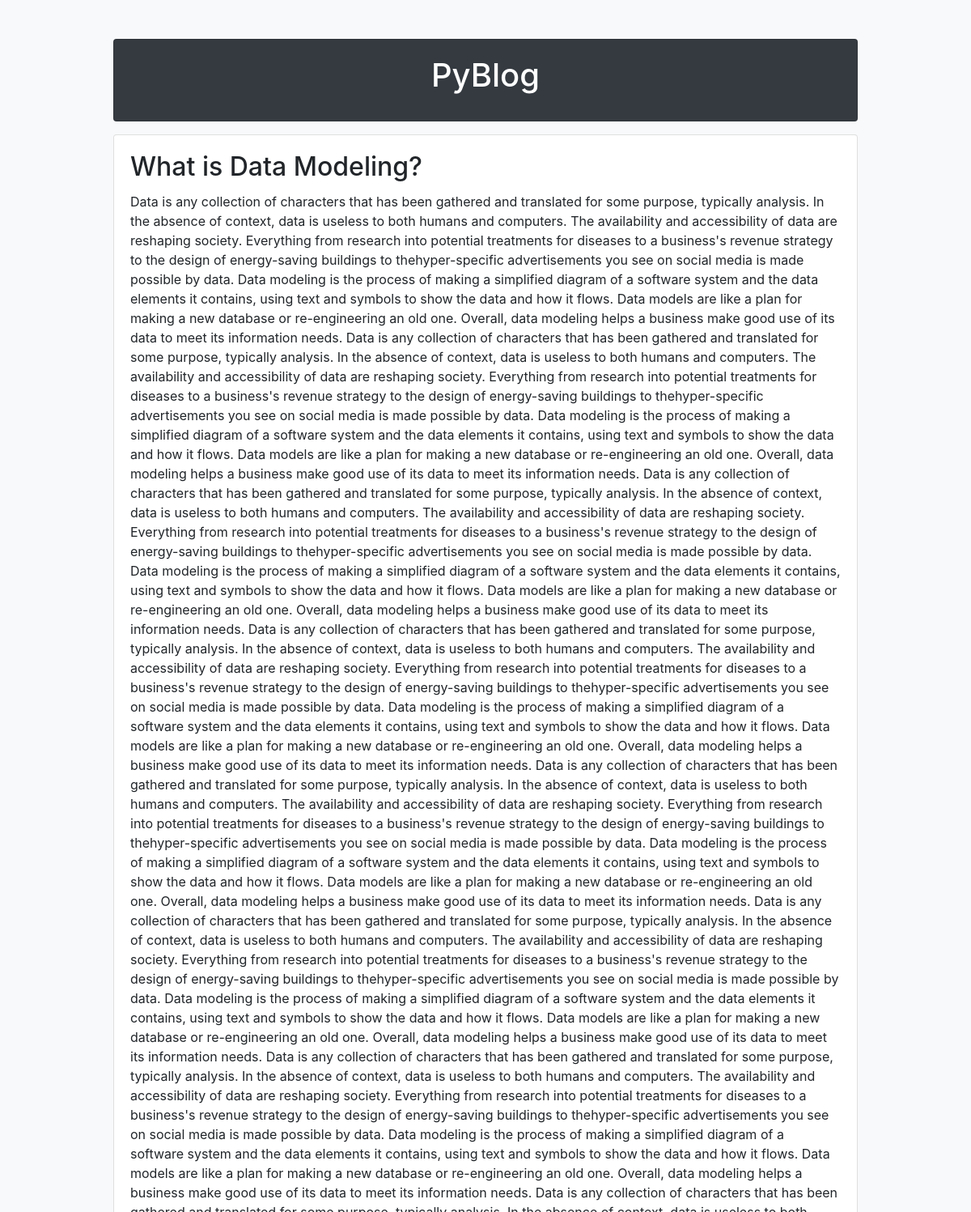
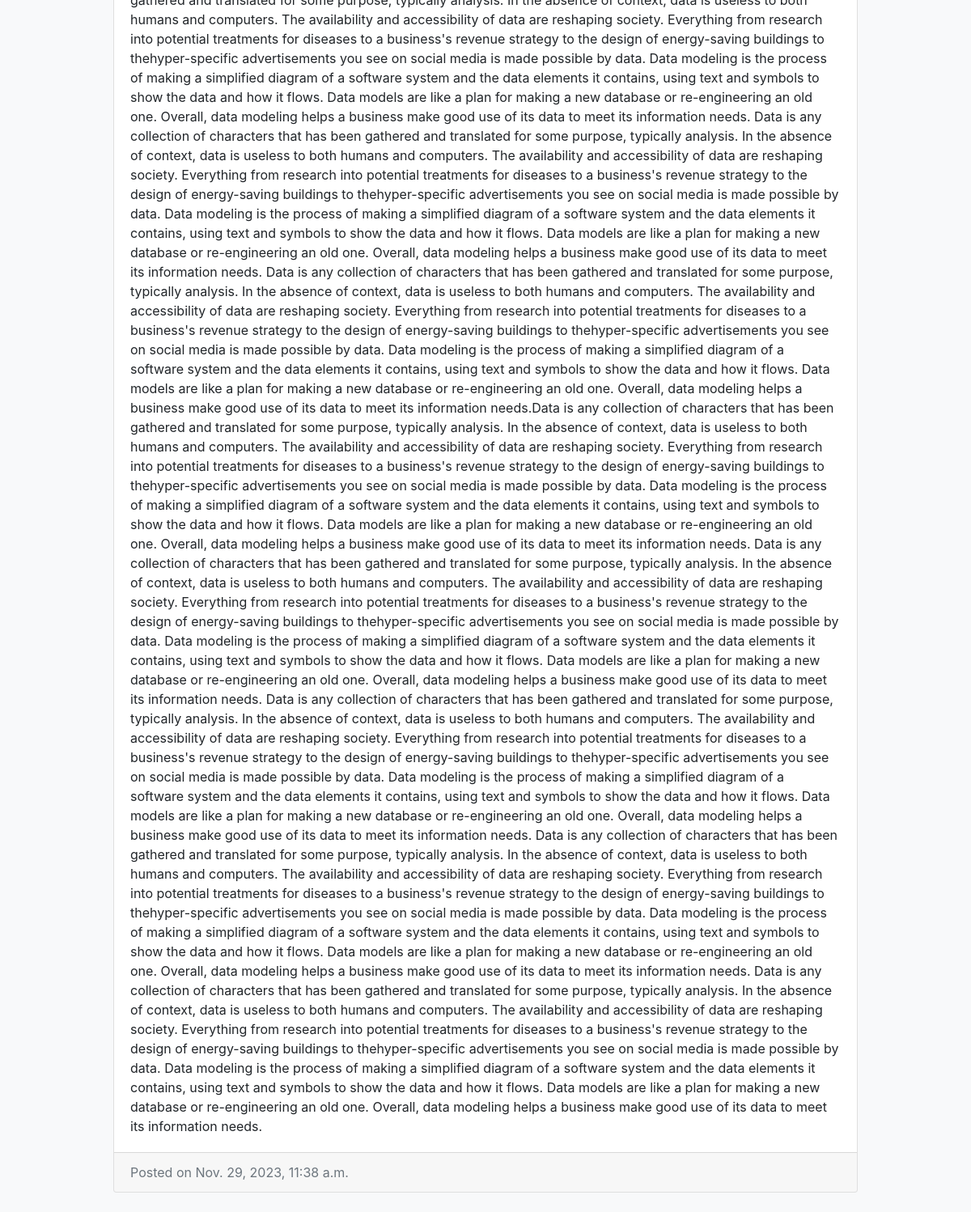
Page /post/6/ on the committed database (2 pictures, top to bottom).
### posts/models.py (models this page shows)
class Post(models.Model):
    title=models.CharField(max_length=100)
    body=models.CharField(max_length=1000000)
    created_at=models.DateTimeField(default=datetime.now,blank=True)

### posts/views.py (the view)
# urls.py: path('post/<str:pk>/', views.post, name='post'),
def post(request,pk):
    posts=Post.objects.get(id=pk)
    return render(request,'posts.html',{'posts':posts})

### posts/templates/posts.html (shortened to what this page needs)
<!DOCTYPE html>
<html lang="en">
<head>
    <link rel="stylesheet" href="https://maxcdn.bootstrapcdn.com/bootstrap/4.5.0/css/bootstrap.min.css">
</head>
<body class="bg-light">
    <div class="container mt-5 ">
        <div class="row ">
            <d class="col-md-10 mx-auto">
                <a href="{% url 'index' %}" style="text-decoration: none;">
                <div class="card mb-3 bg-dark ">
                    <div class="card-body mx-auto  ">
                    <h1 class="card-title text-white">PyBlog</h1>
                    </div>
                </div>
                </a>
                <div class="card mb-4 ">
                    <div class="card-body">
                        <h2 class="card-title">{{posts.title}}</h2>
                        <p class="card-text">{{posts.body}}</p>
                    </div>
                    <div class="card-footer text-muted">Posted on {{posts.created_at}}</div>
                </div>
            </div>
        </div>
</body>
</html>

### rows in the picture
Post: title "What is Data Modeling?", body "Data is any collection of characters that has been gathered and translated for some purpose, typically analysis. In the absence of context, data is useless to both humans and computers. The availability and accessibility of data are reshaping society. Everything from research into potential treatments for diseases to a business's revenue strategy to the design of energy-saving buildings to thehyper-specific advertisements you see on social media is made possible by data. Data modeling is the process of making a simplified diagram of a software system and the data elements it contains, using text and symbols to show the data and how it flows. Data models are like a plan for making a new…", created_at "Nov. 29, 2023, 11:38 a.m."
